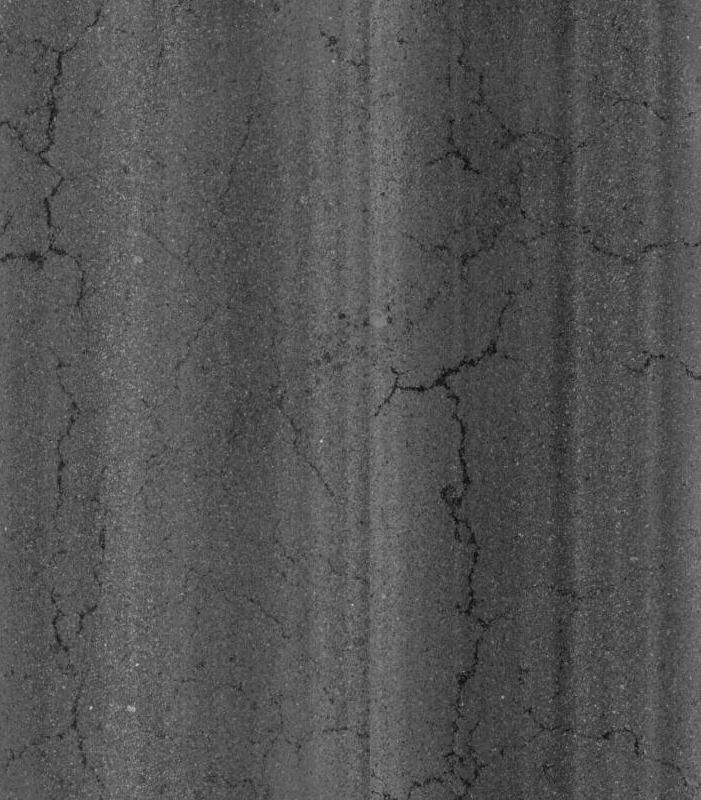
#> input picture 4/images/crack/input/CRACK_001.png, 701 x 800 px; its folder holds only this picture in this run
$ python test_segmentation.py
#> lines starting #> are read from the running program, lines starting #| are printed output that depends on the picture; after the words box and inside, x2 and y2 are one past the last pixel; in counts of white or black regions, pixels touching at a corner belong together
### 4/SKpoTH/fourier2D/forwardFFT.py
import cv2 as cv
import numpy as np

def forwardFFT(input_img):
    '''
    '''
    ### -> Take 2D-Fourier Transform
    fft_complex = np.fft.fft2(input_img)

    ### -> Find Magnitude, Phase consequently
    # > Magnitude
    fft_magnitude = np.abs(fft_complex)
    # > Phase
    fft_phase = np.arctan2(fft_complex.imag, fft_complex.real)

    # -> Shift Magnitude Quardrant
    fft_magnitude = np.fft.fftshift(fft_magnitude)

    return fft_magnitude, fft_phase

### 4/SKpoTH/morphology/CCpicker.py
import numpy as np
import cv2 as cv

def CCpicker(input_img, limit_percent):
    '''
        Pick objects that larger enough
    '''
    _, labels_img = cv.connectedComponents(input_img.astype(np.uint8))

    groups, counts = np.unique(labels_img, return_counts=True)

    target_size = (labels_img.shape[0] * labels_img.shape[1]) * limit_percent
    target_groups = np.argwhere(counts > target_size)[1:]

    output_img = np.isin(labels_img, target_groups.flatten())

    output_img = output_img * 255

    return output_img

### 4/SKpoTH/fourier2D/inverseFFT.py
import cv2 as cv
import numpy as np

def inverseFFT(fft_magnitude, fft_phase):
    '''
    '''
    # -> Shift Quardrant back to Spatial Standard format
    fft_magnitude = np.fft.ifftshift(fft_magnitude)

    # -> Tranform Magintude, Phase back to 2D-Signal form and combine as Complex
    img_real = fft_magnitude * np.cos(fft_phase)
    img_imag = fft_magnitude * np.sin(fft_phase)
    img_complex = img_real + (img_imag * 1j)

    # -> Take 2D-Invert Fourier Transform
    output_img = np.fft.ifft2(img_complex)

    return output_img.real

### 4/test_segmentation.py
import os
import cv2 as cv
import numpy as np
import matplotlib.pyplot as plt
import skimage.morphology as skmorph
from glob import glob

from SKpoTH.fourier2D import forwardFFT, showMagnitude, inverseFFT
from SKpoTH.utility import convertRange
from SKpoTH.morphology import CCpicker

def readImages(input_path, color_model):
    '''
        Read Image with convert into desired color model
    '''
#> called with input_path = 'images/crack/input/', color_model = 6
    input_files = glob(input_path + '*')
    input_imgs = [cv.cvtColor(cv.imread(x), color_model) for x in input_files]
#> input_imgs = 1 item

    return input_imgs

def periordicErase(input_img):
    '''
    '''
    fft_magnitude, fft_phase = forwardFFT(input_img)

    # -> Ban Periodic Noise Pattern
    ban_y = 2
    ban_x = 1
    y_center = input_img.shape[0] // 2
    x_center = input_img.shape[1] // 2
    fft_magnitude[y_center-ban_y:y_center+ban_y, :x_center-ban_x] = 0
    fft_magnitude[y_center-ban_y:y_center+ban_y, x_center+ban_x:] = 0

    # showMagnitude(fft_magnitude)

    output_img = inverseFFT(fft_magnitude, fft_phase)

    output_img = output_img.astype(np.uint8)

    return output_img

def crackEnhancement(input_img):
    '''
        Find Crack Area of the Concrete
    '''
    # -> Periordic Elimination
    pe_img = periordicErase(input_img)

    output_img = pe_img

    return output_img

def crackSegmentation(input_img):
    '''
        Crack on concrete segmentation
    '''
    _, thresh_img = cv.threshold(input_img, 70, 255, cv.THRESH_BINARY)
    output_img = 255-CCpicker(255-thresh_img, 0.0001)

    return output_img

def writeImages(input_path, output_path, output_imgs):
    '''
        Write image by using input as their name
    '''
    input_files = glob(input_path + '*')

    for i, f in enumerate(input_files):
        _, filename = os.path.split(f)
        print(filename)
        cv.imwrite(output_path + filename, output_imgs[i])

# ======================= HEAD SCRIPT ===========================
INPUT_PATH = "images/crack/input/"
OUTPUT_PATH = "images/crack/output/"

if __name__ == "__main__":

    input_imgs = readImages(INPUT_PATH, cv.COLOR_BGR2GRAY)
#> input_imgs = 1 item

    output_imgs = []

    for i in range(len(input_imgs)):
        # i = 1
        input_img = input_imgs[i]

        enhance_img = crackEnhancement(input_img)
        segment_img = crackSegmentation(enhance_img)

        output_img = segment_img

        output_imgs.append(output_img)
#> this loop made 1 pass
#> pass 1, in forwardFFT, `fft_phase = np.arctan2(fft_complex.imag, fft_complex.real)`:
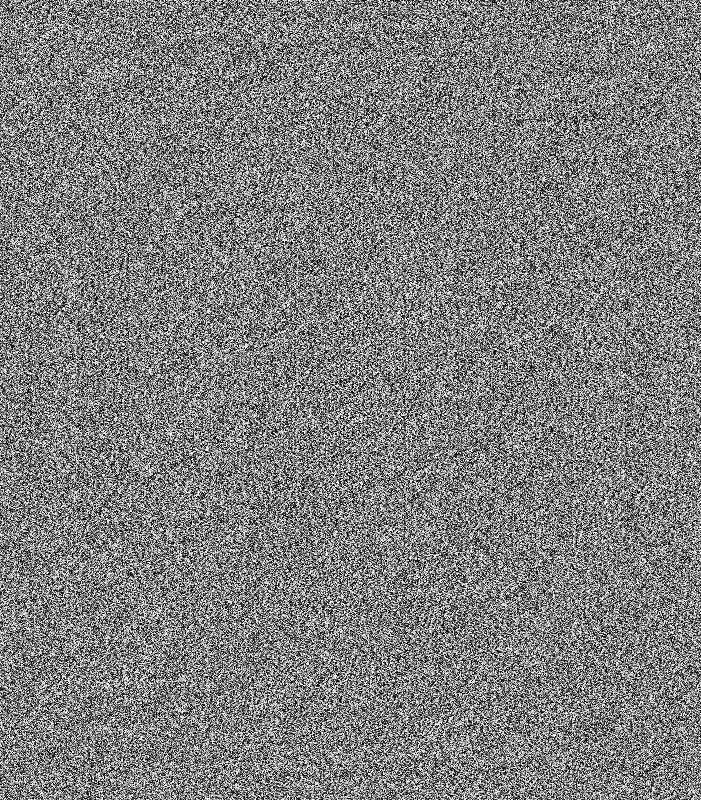
#> fft_phase: shape (800, 701) float64; min -3.14, max 3.14, mean -5.21e-17; drawn with min black and max white
#> after the loop:
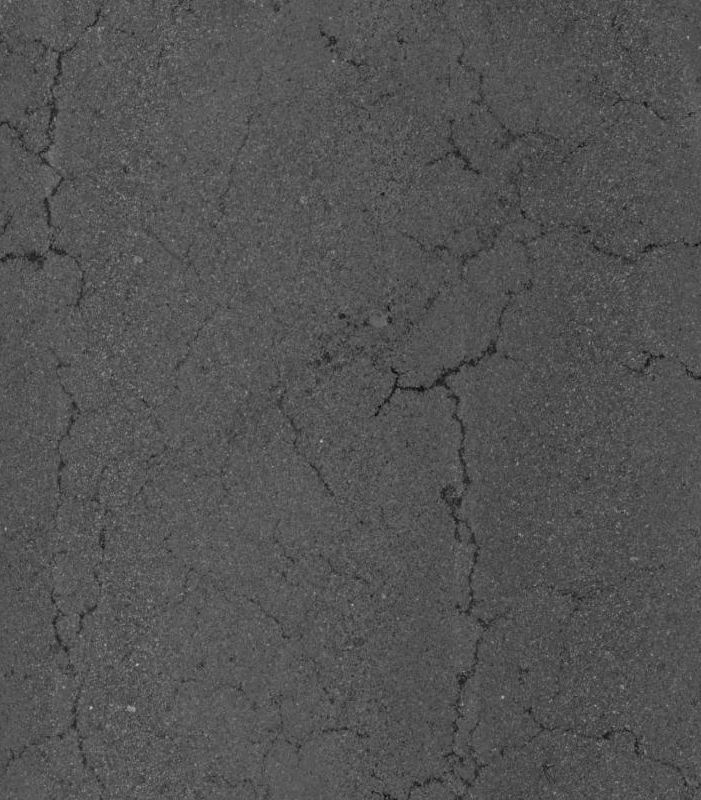
#> enhance_img: shape (800, 701); min 7, max 192, mean 83
#> after the loop, output_imgs = 1 item

    writeImages(INPUT_PATH, OUTPUT_PATH, output_imgs)
#> the loop in writeImages, `for i, f in enumerate(input_files):` made 1 pass
#> pass 1, in writeImages, `cv.imwrite(output_path + filename, output_imgs[i])`:
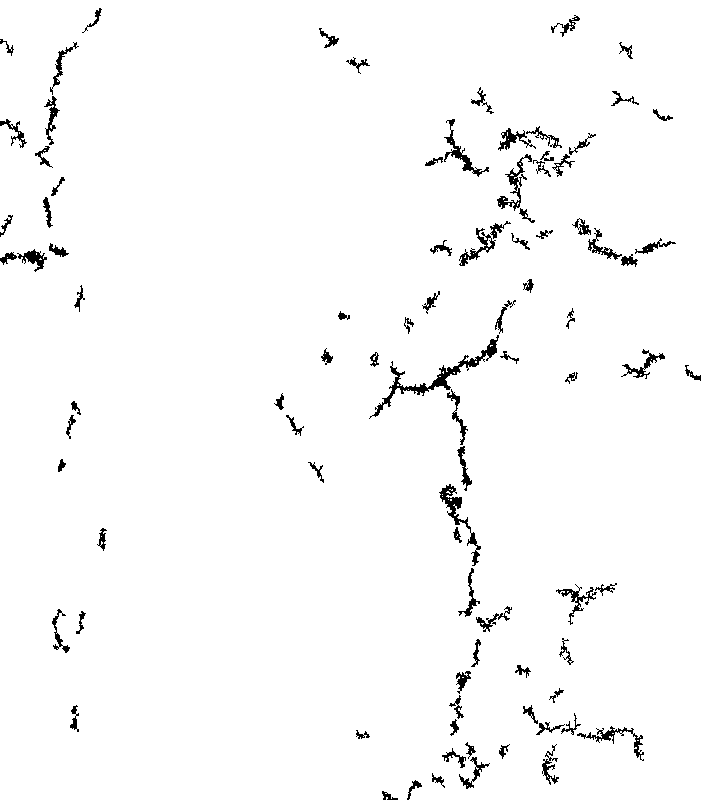
#> saved as CRACK_001.png: shape (800, 701); 97.7% white; 90 black regions, largest, box (x1, y1, x2, y2) and area: (369, 335, 499, 419) 1119, (439, 484, 481, 566) 591, (497, 154, 532, 211) 434

    # [10 lines of commented-out code are left out]
